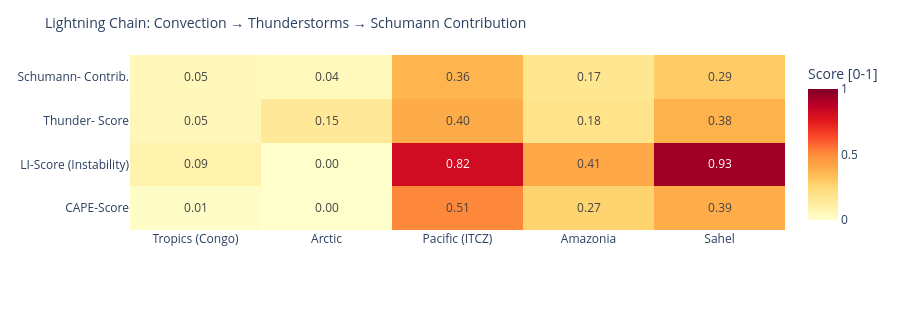

Notebook cell for this chart:
### Code cell
# ============================================================
# LIGHTNING CHAIN: Convection → Thunderstorms → Schumann
# Shows the causal chain per measurement point as heatmap
# ============================================================

def cape_score(v):
    """CAPE → normalized score [0,1]"""
    if v is None or pd.isna(v): return 0.0
    return min(1.0, float(v) / 3000)

def li_score(v):
    """Lifted Index: negative = unstable → score [0,1]"""
    if v is None or pd.isna(v): return 0.3
    return min(1.0, max(0.0, (-float(v) + 6) / 12))

def cloud_score(v):
    if v is None or pd.isna(v): return 0.3
    return float(v) / 100

def thunder_score(row):
    """Kombinierter Gewitterwahrscheinlichkeits-Score
    CAPE + LI + Bedeckung + WMO-Gewitter + konvektiver Niederschlag (showers)
    Hinweis: X-Ray und Kp sind kein Bestandteil – nur geomagn./solarer Kontext.
    """
    cs = cape_score(row.get('cape'))
    ls = li_score(row.get('li'))
    cl = cloud_score(row.get('cloud'))
    t  = 1.0 if row.get('thunderstorm') else 0.0
    # Convective precipitation (showers) as additional indicator
    sh = min(1.0, (row.get('showers') or 0) / 5.0)
    return round(cs * 0.30 + ls * 0.25 + cl * 0.15 + t * 0.20 + sh * 0.10, 3)

def schumann_contribution(t_score, lat):
    """Schumann contribution: higher in tropics (±30°), scaled by thunderstorm score"""
    lat_weight = max(0.3, 1.0 - abs(lat) / 60)
    return round(t_score * lat_weight, 3)

df_atm['cape_score']   = df_atm.apply(lambda r: cape_score(r['cape']), axis=1)
df_atm['li_score']     = df_atm.apply(lambda r: li_score(r['li']),    axis=1)
df_atm['thunder_score']= df_atm.apply(lambda r: thunder_score(r.to_dict()), axis=1)
df_atm['schumann_contribution'] = df_atm.apply(
    lambda r: schumann_contribution(r['thunder_score'], r['lat']), axis=1)

metrics = ['cape_score', 'li_score', 'thunder_score', 'schumann_contribution']
labels  = ['CAPE-Score', 'LI-Score\n(Instability)', 'Thunder-\nScore', 'Schumann-\nContrib.']
z_data  = [df_atm[m].tolist() for m in metrics]

fig = go.Figure(go.Heatmap(
    z=z_data,
    x=df_atm['point'].tolist(),
    y=labels,
    colorscale='YlOrRd',
    zmin=0, zmax=1,
    text=[[f'{v:.2f}' for v in row] for row in z_data],
    texttemplate='%{text}', textfont=dict(size=12),
    colorbar=dict(title='Score [0-1]')
))
fig.update_layout(
    title=dict(text='Lightning Chain: Convection → Thunderstorms → Schumann Contribution', font=dict(size=14)),
    height=310,
    plot_bgcolor='rgba(0,0,0,0)', paper_bgcolor='rgba(0,0,0,0)',
    margin=dict(l=130, r=80, t=55, b=80)
)
fig.show()

### Figure 1 — Plotly figure (JSON) as saved in the notebook; plotly's stock layout.template omitted (floating-point values rounded to 4 significant figures)
{"data": [{"colorbar": {"title": {"text": "Score [0-1]"}}, "colorscale": [[0.0, "rgb(255,255,204)"], [0.125, "rgb(255,237,160)"], [0.25, "rgb(254,217,118)"], [0.375, "rgb(254,178,76)"], [0.5, "rgb(253,141,60)"], [0.625, "rgb(252,78,42)"], [0.75, "rgb(227,26,28)"], [0.875, "rgb(189,0,38)"], [1.0, "rgb(128,0,38)"]], "text": [["0.01", "0.00", "0.51", "0.27", "0.39"], ["0.09", "0.00", "0.82", "0.41", "0.93"], ["0.05", "0.15", "0.40", "0.18", "0.38"], ["0.05", "0.04", "0.36", "0.17", "0.29"]], "textfont": {"size": 12}, "texttemplate": "%{text}", "type": "heatmap", "x": ["Tropics (Congo)", "Arctic", "Pacific (ITCZ)", "Amazonia", "Sahel"], "y": ["CAPE-Score", "LI-Score\n(Instability)", "Thunder-\nScore", "Schumann-\nContrib."], "z": [[0.01333, 0.0, 0.51, 0.2667, 0.3933], [0.09167, 0.0, 0.8167, 0.4083, 0.9333], [0.054, 0.15, 0.398, 0.184, 0.375], [0.05, 0.045, 0.365, 0.169, 0.294]], "zmax": 1, "zmin": 0}], "layout": {"height": 310, "margin": {"b": 80, "l": 130, "r": 80, "t": 55}, "paper_bgcolor": "rgba(0,0,0,0)", "plot_bgcolor": "rgba(0,0,0,0)", "title": {"font": {"size": 14}, "text": "Lightning Chain: Convection → Thunderstorms → Schumann Contribution"}}}
